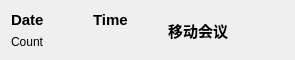
<?xml version="1.0" encoding="UTF-8"?>
<ui version="4.0">
 <class>ConfForm</class>
 <widget class="QWidget" name="ConfForm">
  <property name="geometry">
   <rect>
    <x>0</x>
    <y>0</y>
    <width>295</width>
    <height>55</height>
   </rect>
  </property>
  <property name="windowTitle">
   <string>Form</string>
  </property>
  <layout class="QGridLayout" name="gridLayout_3">
   <item row="0" column="0">
    <layout class="QHBoxLayout" name="horizontalLayout_4">
     <item>
      <layout class="QGridLayout" name="gridLayout_2">
       <item row="0" column="2">
        <widget class="QLabel" name="timeLabel">
         <property name="sizePolicy">
          <sizepolicy hsizetype="Expanding" vsizetype="Preferred">
           <horstretch>0</horstretch>
           <verstretch>0</verstretch>
          </sizepolicy>
         </property>
         <property name="font">
          <font>
           <pointsize>11</pointsize>
           <weight>75</weight>
           <bold>true</bold>
          </font>
         </property>
         <property name="styleSheet">
          <string notr="true">QLabel:hover{
}
QLabel{
	border:0;
}</string>
         </property>
         <property name="text">
          <string>Time</string>
         </property>
        </widget>
       </item>
       <item row="0" column="1">
        <spacer name="horizontalSpacer_2">
         <property name="orientation">
          <enum>Qt::Horizontal</enum>
         </property>
         <property name="sizeType">
          <enum>QSizePolicy::Minimum</enum>
         </property>
         <property name="sizeHint" stdset="0">
          <size>
           <width>17</width>
           <height>13</height>
          </size>
         </property>
        </spacer>
       </item>
       <item row="0" column="0">
        <widget class="QLabel" name="dateLabel">
         <property name="sizePolicy">
          <sizepolicy hsizetype="Expanding" vsizetype="Preferred">
           <horstretch>0</horstretch>
           <verstretch>0</verstretch>
          </sizepolicy>
         </property>
         <property name="font">
          <font>
           <pointsize>11</pointsize>
           <weight>75</weight>
           <bold>true</bold>
          </font>
         </property>
         <property name="styleSheet">
          <string notr="true">QLabel:hover{
}
QLabel{
	border:0;
}
</string>
         </property>
         <property name="text">
          <string>Date</string>
         </property>
        </widget>
       </item>
       <item row="1" column="0" colspan="3">
        <widget class="QGroupBox" name="userGroupBox">
         <property name="styleSheet">
          <string notr="true">border:0;</string>
         </property>
         <property name="title">
          <string/>
         </property>
         <layout class="QGridLayout" name="gridLayout" columnstretch="1,0">
          <property name="leftMargin">
           <number>0</number>
          </property>
          <property name="topMargin">
           <number>0</number>
          </property>
          <property name="rightMargin">
           <number>0</number>
          </property>
          <property name="bottomMargin">
           <number>0</number>
          </property>
          <item row="0" column="0" colspan="2">
           <widget class="QLabel" name="countLabel">
            <property name="sizePolicy">
             <sizepolicy hsizetype="Expanding" vsizetype="Preferred">
              <horstretch>0</horstretch>
              <verstretch>0</verstretch>
             </sizepolicy>
            </property>
            <property name="styleSheet">
             <string notr="true">QLabel:hover{
}
QLabel{
	border:0;
}</string>
            </property>
            <property name="text">
             <string>Count</string>
            </property>
           </widget>
          </item>
         </layout>
        </widget>
       </item>
      </layout>
     </item>
     <item>
      <layout class="QHBoxLayout" name="horizontalLayout_3">
       <item>
        <spacer name="horizontalSpacer">
         <property name="orientation">
          <enum>Qt::Horizontal</enum>
         </property>
         <property name="sizeType">
          <enum>QSizePolicy::Minimum</enum>
         </property>
         <property name="sizeHint" stdset="0">
          <size>
           <width>17</width>
           <height>17</height>
          </size>
         </property>
        </spacer>
       </item>
       <item>
        <widget class="QLabel" name="titleLabel">
         <property name="sizePolicy">
          <sizepolicy hsizetype="Expanding" vsizetype="Preferred">
           <horstretch>0</horstretch>
           <verstretch>0</verstretch>
          </sizepolicy>
         </property>
         <property name="font">
          <font>
           <pointsize>11</pointsize>
           <weight>75</weight>
           <bold>true</bold>
          </font>
         </property>
         <property name="styleSheet">
          <string notr="true">QLabel:hover{
}
QLabel{
	border:0;
}</string>
         </property>
         <property name="text">
          <string>移动会议</string>
         </property>
         <property name="wordWrap">
          <bool>true</bool>
         </property>
         <property name="textInteractionFlags">
          <set>Qt::LinksAccessibleByMouse</set>
         </property>
        </widget>
       </item>
      </layout>
     </item>
    </layout>
   </item>
  </layout>
 </widget>
 <resources/>
 <connections/>
</ui>
